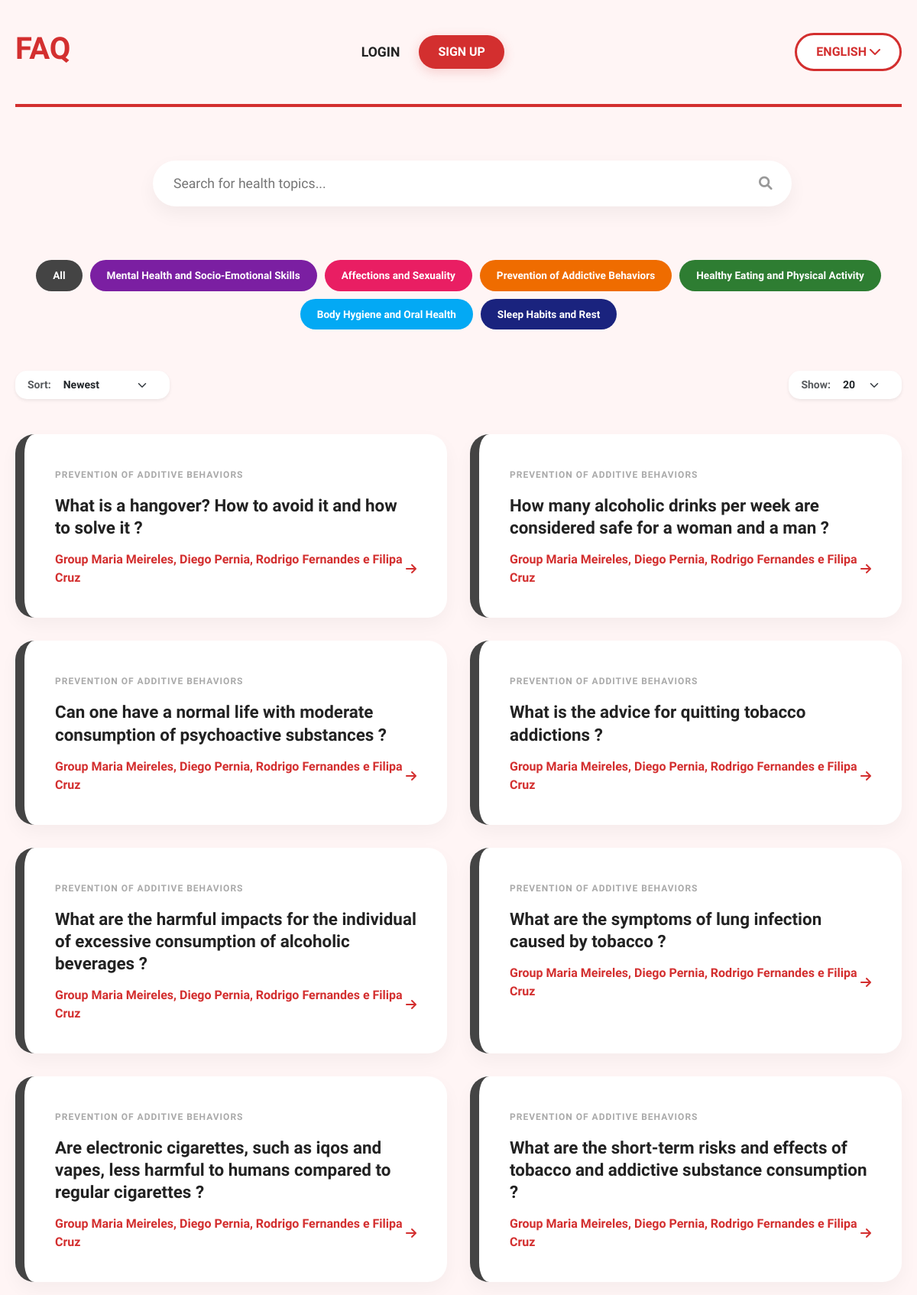
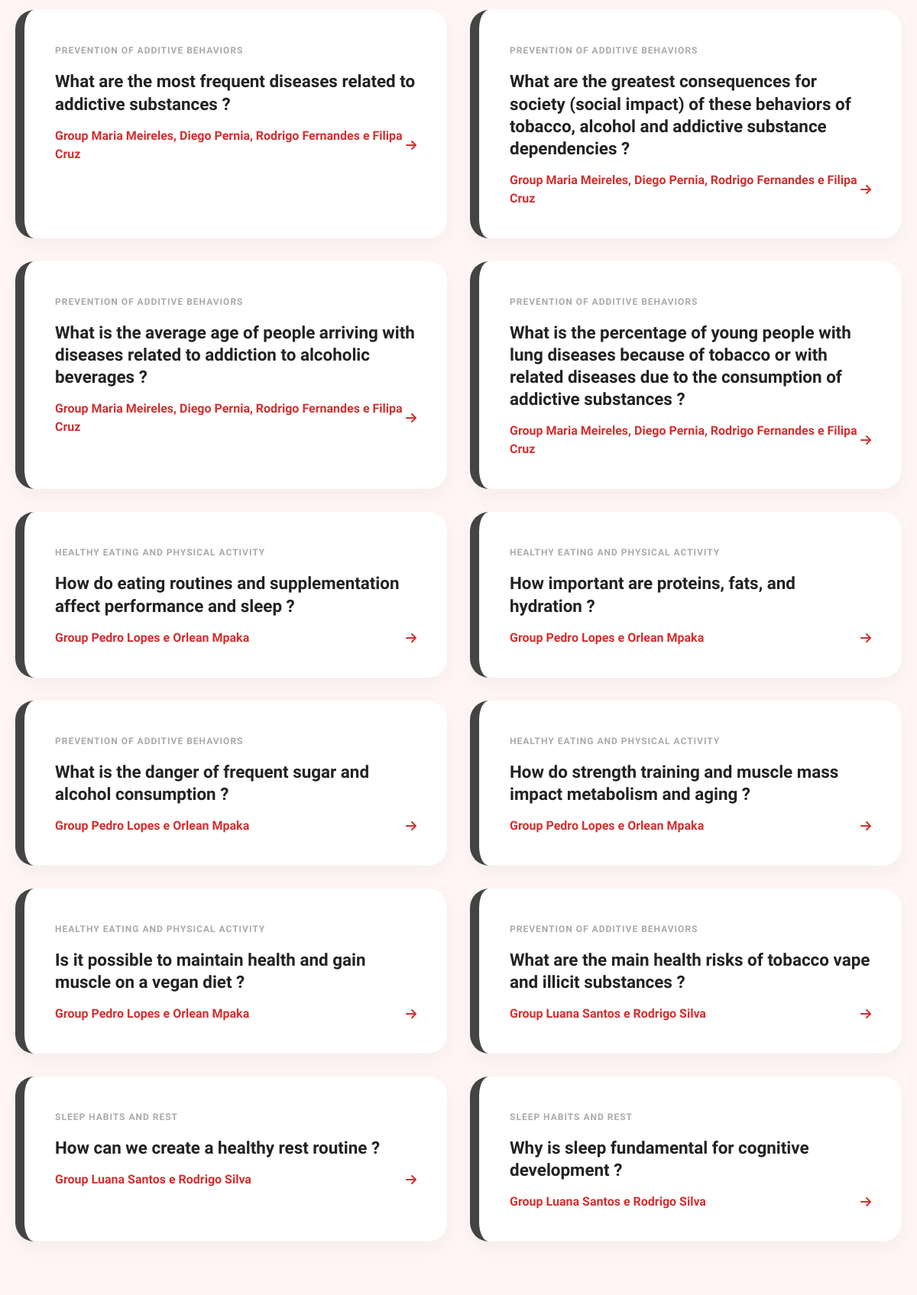
The page / (upper part) on the database its author committed (2 pictures, top to bottom).
### tables this page shows
CREATE TABLE questions (
        id_question INTEGER PRIMARY KEY AUTOINCREMENT,
        id_group INTEGER,
        id_category INTEGER,
        question TEXT,
        answer TEXT,
        pergunta TEXT,
        resposta TEXT,
        votes INTEGER DEFAULT 0,
        FOREIGN KEY (id_category) REFERENCES categories(id_category),
        FOREIGN KEY (id_group) REFERENCES groups(id_group));

CREATE TABLE categories (
        id_category INTEGER PRIMARY KEY AUTOINCREMENT,
        name TEXT NOT NULL UNIQUE,
        nome TEXT NOT NULL UNIQUE);

CREATE TABLE groups (
        id_group INTEGER PRIMARY KEY AUTOINCREMENT,
        name TEXT NOT NULL,
        grade TEXT DEFAULT NULL);

### app.py (the view)
@app.route('/', methods=['GET'])
def home():
    category_id = request.args.get('category', type=int)
    current_page = request.args.get('page', 1, type=int)
    per_page = request.args.get('per_page', 20, type=int)
    sort_by = request.args.get('sort', 'newest')
    search_query = request.args.get('q', default='')
    total_questions = get_count_questions_en(category_id=category_id, search_query=search_query)
    total_pages = math.ceil(total_questions / per_page)
    questions = get_questions_en(per_page=per_page, current_page=current_page,
                                 category_id=category_id, sort_by=sort_by, search_query=search_query)
    return render_template('home.html',questions=questions,
                           total_pages=total_pages,
                           current_page=current_page,
                           selected_category=category_id,
                           per_page=per_page,
                           sort_by=sort_by,
                           search_query=search_query)

### dbqueries.py (called while the page is built)
def get_count_questions_en(category_id=None, search_query=None):
    with sqlite3.connect(DBFILE) as conn:
        cursor = conn.cursor()
        sql = 'SELECT COUNT(*) FROM questions WHERE 1=1'
        params = []
        if category_id:
            sql += ' AND id_category = ?'
            params.append(category_id)
        if search_query:
            sql += ' AND question LIKE ?'
            params.append(f"%{search_query}%")
        cursor.execute(sql, tuple(params))
        return cursor.fetchone()[0]

### templates/home.html (shortened to what this page needs)
<!DOCTYPE html>
<html lang="en">
<head>
    <link href="https://cdn.jsdelivr.net/npm/bootstrap@5.3.3/dist/css/bootstrap.min.css" rel="stylesheet">
    <link rel="stylesheet" href="https://cdnjs.cloudflare.com/ajax/libs/font-awesome/6.0.0/css/all.min.css">
    <link rel="stylesheet" href="static/css/style-home.css">
</head>
<body>
    <div id="main-content-wrapper">
        <main class="container-layout">
            <nav class="nav-bar">
                <a href="{{ url_for('home') }}" class="logo-link">
                    <h2 class="logo">FAQ</h2>
                </a>
                {% if not current_user.is_authenticated %}
                <div class="auth-buttons">
                    <a href="{{ url_for('login_page') }}" class="login-text">LOGIN</a>
                    <a href="{{ url_for('register') }}" class="signup-btn">SIGN UP</a>
                </div>
                {% endif %}
                <div class="lang-selector">
                    <span>ENGLISH</span> <i class="fa-solid fa-chevron-down"></i>
                </div>
            </nav>
            <section class="search-section">
                <form method="GET" action="/" id="searchForm" class="w-100">
                    <div class="search-wrapper">
                        <input type="text" name="q" placeholder="Search for health topics..."
                            class="search-input" value="{{ search_query }}" autocomplete="off">
                    </div>
                </form>
            </section>
            <section class="category-area mb-4">
                <a href="{{ url_for('home', per_page=per_page) }}"
                class="btn-cat btn-all {% if not selected_category %}active{% endif %}">
                All
                </a>
                <a href="{{ url_for('home', category=1, per_page=per_page) }}"
                class="btn-cat btn-mental {% if selected_category == 1 %}active{% endif %}">
                Mental Health and Socio-Emotional Skills
                </a>
                <a href="{{ url_for('home', category=2, per_page=per_page) }}"
                class="btn-cat btn-sexuality {% if selected_category == 2 %}active{% endif %}">
                Affections and Sexuality
                </a>
                <a href="{{ url_for('home', category=3, per_page=per_page) }}"
                class="btn-cat btn-addictive {% if selected_category == 3 %}active{% endif %}">
                Prevention of Addictive Behaviors
                </a>
                <a href="{{ url_for('home', category=4, per_page=per_page) }}"
                class="btn-cat btn-nutrition {% if selected_category == 4 %}active{% endif %}">
                Healthy Eating and Physical Activity
                </a>
                <a href="{{ url_for('home', category=5, per_page=per_page) }}"
                class="btn-cat btn-hygiene {% if selected_category == 5 %}active{% endif %}">
                Body Hygiene and Oral Health
                </a>
                <a href="{{ url_for('home', category=6, per_page=per_page) }}"
                class="btn-cat btn-sleep {% if selected_category == 6 %}active{% endif %}">
                Sleep Habits and Rest
                </a>
            </section>
            <div class="d-flex justify-content-between align-items-center mb-3" style="grid-column: 1 / 9;">
                <form method="GET" action="/" class="d-flex align-items-center bg-white px-3 py-1 shadow-sm" style="border-radius: 15px;">
                    <label for="sort" class="me-2 small fw-bold text-muted">Sort:</label>
                    <select name="sort" id="sort" onchange="this.form.submit()" class="form-select form-select-sm border-0" style="width: auto; cursor: pointer; font-weight: 700;">
                        <option value="newest" {% if sort_by == 'newest' %}selected{% endif %}>Newest</option>
                    </select>
                </form>
                <form method="GET" action="/" class="d-flex align-items-center bg-white px-3 py-1 shadow-sm" style="border-radius: 15px;">
                    <label for="per_page" class="me-2 small fw-bold text-muted">Show:</label>
                    <select name="per_page" id="per_page" onchange="this.form.submit()" class="form-select form-select-sm border-0" style="width: auto; cursor: pointer; font-weight: 700;">
                        <option value="20" {% if per_page == 20 %}selected{% endif %}>20</option>
                    </select>
                </form>
            </div>
            <section class="faq-section">
            {% include 'partials/faq_cards.html' %}
            </section>
                    {% set start = [current_page - 2, 1]|max %}
                    {% set end = [start + 4, total_pages]|min %}
                    {% set start = [end - 4, 1]|max %}
        </main>
    </div>
</body>
</html>

### templates/partials/faq_cards.html
{% for q_id, question, answer, group, category, votes in questions %}
    {% set border_class = "border-gray" %}
    {% if selected_category == 1 %}{% set border_class = "border-mental" %}
    {% elif selected_category == 2 %}{% set border_class = "border-sexuality" %}
    {% elif selected_category == 3 %}{% set border_class = "border-addictive" %}
    {% elif selected_category == 4 %}{% set border_class = "border-nutrition" %}
    {% elif selected_category == 5 %}{% set border_class = "border-hygiene" %}
    {% elif selected_category == 6 %}{% set border_class = "border-sleep" %}
    {% endif %}
    <div class="faq-card {{ border_class }}" data-bs-toggle="modal" data-bs-target="#modal{{ loop.index }}">
        <div class="card-body">
            <span class="category-tag-small">{{ category }}</span>
            <h3 class="question-text">{{ question }}</h3>
            <div class="card-footer-info">
                <span>Group {{ group }}</span>
                <i class="fa-solid fa-arrow-right"></i>
            </div>
        </div>
    </div>
{% else %}
    <div class="text-center w-100 py-5" style="grid-column: 1 / 9;">
        <p class="text-muted fs-5">No health topics found matching your search.</p>
    </div>
{% endfor %}

### static/css/style-home.css (style rules this page uses)
:root { --health-red: #D32F2F; --soft-bg: #FFF5F5; --mental-purple: #7B1FA2; --sexuality-pink: #E91E63; --addictive-orange: #EF6C00; --nutrition-green: #2E7D32; --hygiene-blue: #03A9F4; --sleep-navy: #1A237E; }
body { background-color: var(--soft-bg); font-family: 'Plus Jakarta Sans', sans-serif; color: #222; margin: 0; }
.container-layout { display: grid; grid-template-columns: repeat(8, 1fr); grid-gap: 30px; max-width: 1200px; margin: 0 auto; padding: 0 20px; }
.nav-bar { grid-column: 1 / 9; display: flex; justify-content: space-between; align-items: center; padding: 40px 0; border-bottom: 4px solid var(--health-red); }
.logo { font-weight: 800; color: var(--health-red); font-size: 2.5rem; }
.lang-selector { cursor: pointer; font-weight: 800; color: var(--health-red); border: 3px solid var(--health-red); padding: 10px 25px; border-radius: 50px; background: white; }
.logo-link { text-decoration: none; color: inherit; cursor: pointer; }
.signup-btn { background-color: var(--health-red); color: white; text-decoration: none; padding: 10px 25px; border-radius: 25px; font-weight: 700; font-size: 1rem; transition: all 0.3s ease; box-shadow: 0 4px 15px rgba(211, 47, 47, 0.2); }
.auth-buttons { display: flex; align-items: center; gap: 25px; }
.login-text { text-decoration: none; color: #222; font-weight: 700; font-size: 1.1rem; transition: color 0.2s; }
.search-section { grid-column: 2 / 8; margin: 40px 0; }
.search-wrapper { position: relative; display: flex; align-items: center; width: 100%; }
.search-input { width: 100%; padding: 15px 55px 15px 25px; border: 2px solid transparent; border-radius: 30px; background: white; font-size: 1.1rem; font-weight: 500; box-shadow: 0 10px 25px rgba(0, 0, 0, 0.05); transition: all 0.3s ease; outline: none; }
.category-area { grid-column: 1 / 9; display: flex; justify-content: center; gap: 10px; flex-wrap: wrap; margin-bottom: 50px; }
.btn-cat { border-radius: 50px; padding: 10px 22px; font-weight: 800; color: white !important; border: none; text-decoration: none; font-size: 0.85rem; transition: 0.3s; }
.btn-all { background-color: #444; }
.btn-mental { background-color: var(--mental-purple); }
.btn-sexuality { background-color: var(--sexuality-pink); }
.btn-addictive { background-color: var(--addictive-orange); }
.btn-nutrition { background-color: var(--nutrition-green); }
.btn-hygiene { background-color: var(--hygiene-blue); }
.btn-sleep { background-color: var(--sleep-navy); }
.faq-section { grid-column: 1 / 9; display: grid; grid-template-columns: 1fr 1fr; gap: 30px; }
.faq-card { background: white; padding: 40px; border-radius: 25px; box-shadow: 0 10px 25px rgba(0,0,0,0.04); cursor: pointer; transition: 0.4s; border-left: 12px solid var(--health-red); }
.border-gray { border-left-color: #444; }
.question-text { font-size: 1.4rem; font-weight: 800; margin: 15px 0; line-height: 1.3; }
.category-tag-small { font-size: 0.75rem; text-transform: uppercase; color: #aaa; font-weight: 800; letter-spacing: 1px; }
.card-footer-info { display: flex; justify-content: space-between; align-items: center; color: var(--health-red); font-weight: 800; }

### rows shown on the page
questions: name "PREVENTION OF ADDITIVE BEHAVIORS", question "What is a hangover? How to avoid it and how to solve it ?", name "Maria Meireles, Diego Pernia, Rodrigo Fernandes e Filipa Cruz"
questions: name "PREVENTION OF ADDITIVE BEHAVIORS", question "How many alcoholic drinks per week are considered safe for a woman and a man ?", name "Maria Meireles, Diego Pernia, Rodrigo Fernandes e Filipa Cruz"
questions: name "PREVENTION OF ADDITIVE BEHAVIORS", question "Can one have a normal life with moderate consumption of psychoactive substances ?", name "Maria Meireles, Diego Pernia, Rodrigo Fernandes e Filipa Cruz"
questions: name "PREVENTION OF ADDITIVE BEHAVIORS", question "What is the advice for quitting tobacco addictions ?", name "Maria Meireles, Diego Pernia, Rodrigo Fernandes e Filipa Cruz"
questions: name "PREVENTION OF ADDITIVE BEHAVIORS", question "What are the harmful impacts for the individual of excessive consumption of alcoholic beverages ?", name "Maria Meireles, Diego Pernia, Rodrigo Fernandes e Filipa Cruz"
questions: name "PREVENTION OF ADDITIVE BEHAVIORS", question "What are the symptoms of lung infection caused by tobacco ?", name "Maria Meireles, Diego Pernia, Rodrigo Fernandes e Filipa Cruz"
questions: name "PREVENTION OF ADDITIVE BEHAVIORS", question "Are electronic cigarettes, such as iqos and vapes, less harmful to humans compared to regular cigarettes ?", name "Maria Meireles, Diego Pernia, Rodrigo Fernandes e Filipa Cruz"
questions: name "PREVENTION OF ADDITIVE BEHAVIORS", question "What are the short-term risks and effects of tobacco and addictive substance consumption ?", name "Maria Meireles, Diego Pernia, Rodrigo Fernandes e Filipa Cruz"
questions: name "PREVENTION OF ADDITIVE BEHAVIORS", question "What are the most frequent diseases related to addictive substances ?", name "Maria Meireles, Diego Pernia, Rodrigo Fernandes e Filipa Cruz"
questions: name "PREVENTION OF ADDITIVE BEHAVIORS", question "What are the greatest consequences for society (social impact) of these behaviors of tobacco, alcohol and addictive substance dependencies ?", name "Maria Meireles, Diego Pernia, Rodrigo Fernandes e Filipa Cruz"
questions: name "PREVENTION OF ADDITIVE BEHAVIORS", question "What is the average age of people arriving with diseases related to addiction to alcoholic beverages ?", name "Maria Meireles, Diego Pernia, Rodrigo Fernandes e Filipa Cruz"
questions: name "PREVENTION OF ADDITIVE BEHAVIORS", question "What is the percentage of young people with lung diseases because of tobacco or with related diseases due to the consumption of addictive substances ?", name "Maria Meireles, Diego Pernia, Rodrigo Fernandes e Filipa Cruz"
questions: name "HEALTHY EATING AND PHYSICAL ACTIVITY", question "How do eating routines and supplementation affect performance and sleep ?", name "Pedro Lopes e Orlean Mpaka"
questions: name "HEALTHY EATING AND PHYSICAL ACTIVITY", question "How important are proteins, fats, and hydration ?", name "Pedro Lopes e Orlean Mpaka"
questions: name "PREVENTION OF ADDITIVE BEHAVIORS", question "What is the danger of frequent sugar and alcohol consumption ?", name "Pedro Lopes e Orlean Mpaka"
questions: name "HEALTHY EATING AND PHYSICAL ACTIVITY", question "How do strength training and muscle mass impact metabolism and aging ?", name "Pedro Lopes e Orlean Mpaka"
questions: name "HEALTHY EATING AND PHYSICAL ACTIVITY", question "Is it possible to maintain health and gain muscle on a vegan diet ?", name "Pedro Lopes e Orlean Mpaka"
questions: name "PREVENTION OF ADDITIVE BEHAVIORS", question "What are the main health risks of tobacco vape and illicit substances ?", name "Luana Santos e Rodrigo Silva"
questions: name "SLEEP HABITS AND REST", question "How can we create a healthy rest routine ?", name "Luana Santos e Rodrigo Silva"
questions: name "SLEEP HABITS AND REST", question "Why is sleep fundamental for cognitive development ?", name "Luana Santos e Rodrigo Silva"
